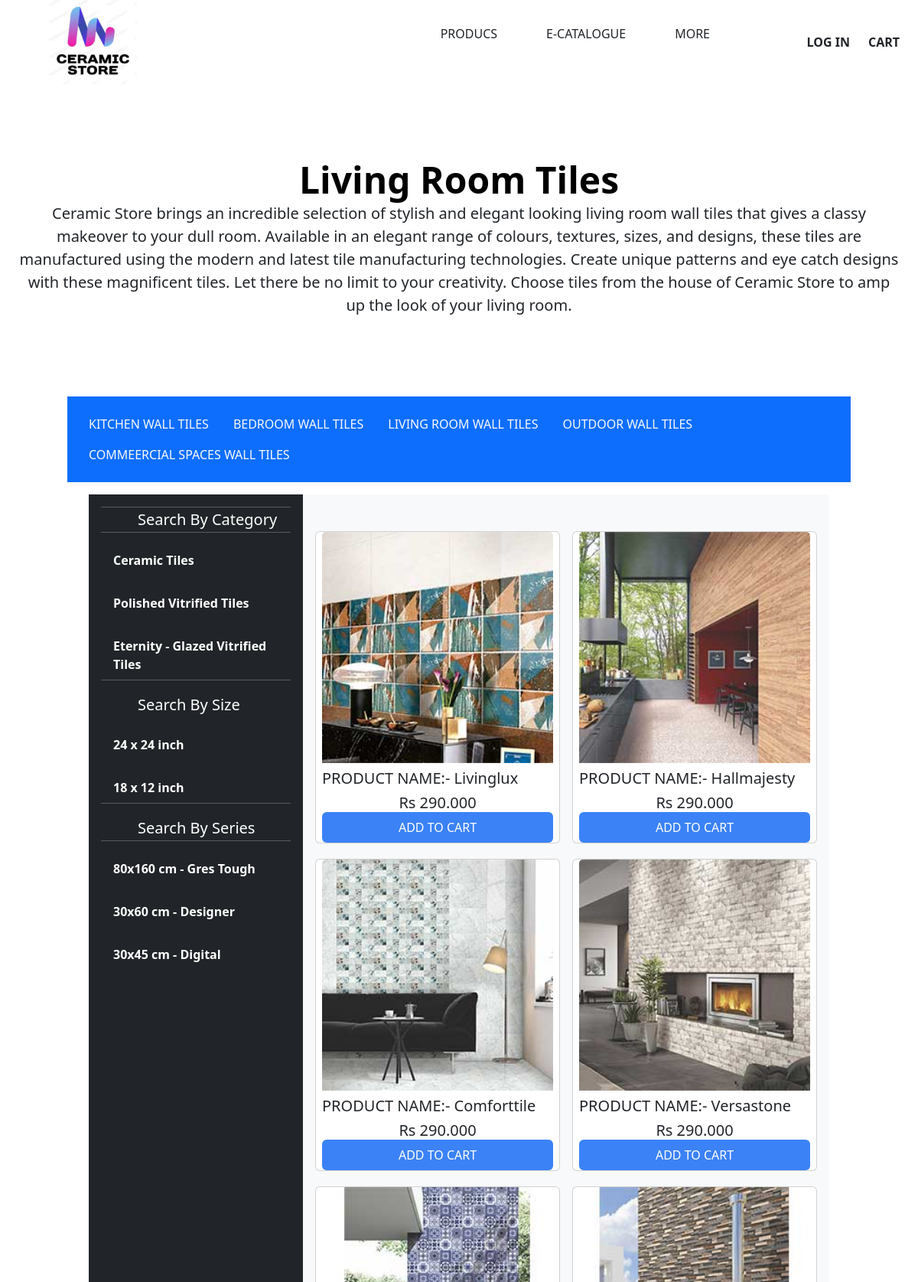
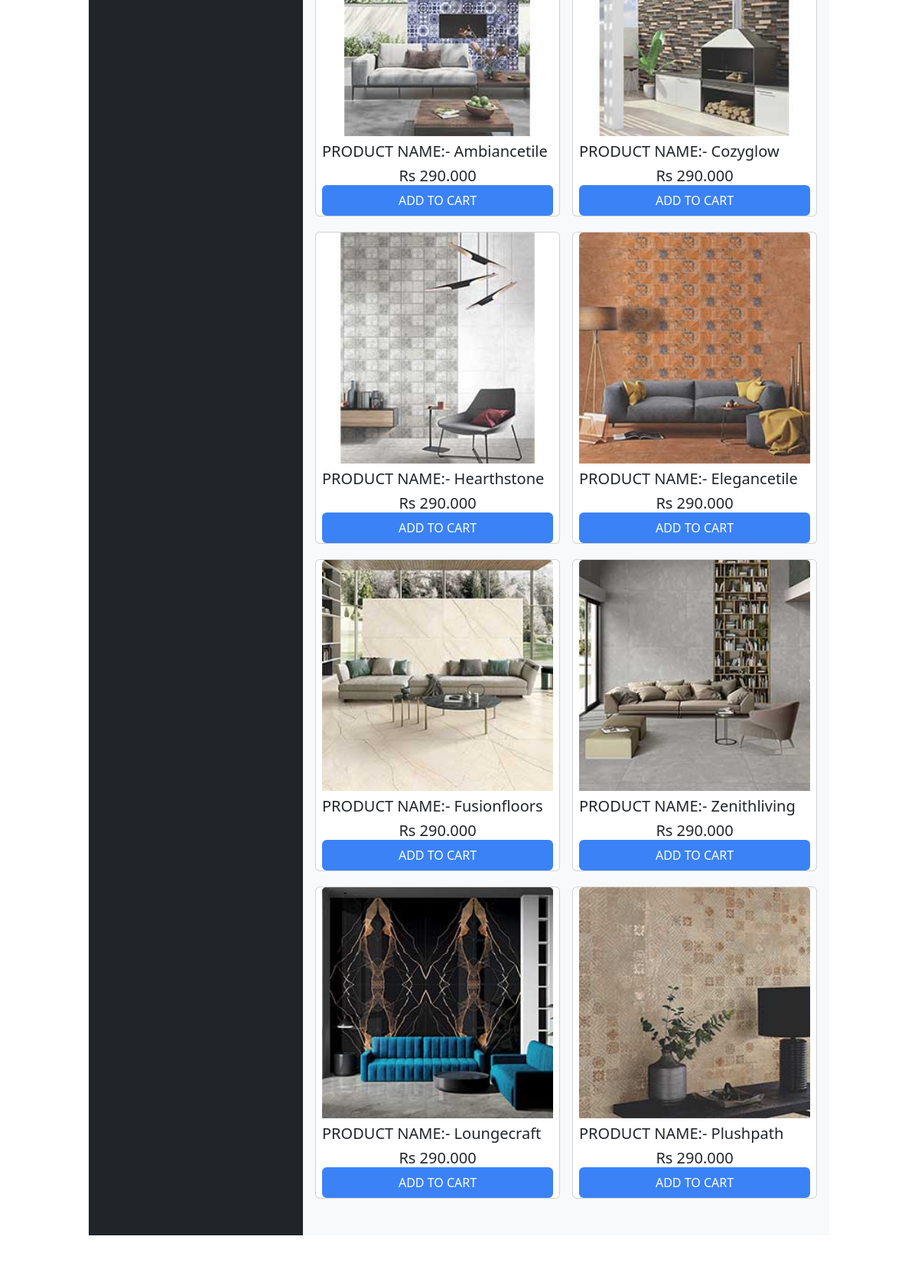
Screenshot of /filter/?categoryId=3 (upper part) with the database file from the repository (2 pictures, top to bottom).
### home/models.py (models this page shows, shortened)
class Product(models.Model):
    catagory = models.ForeignKey(Catagory,on_delete=models.CASCADE,max_length=100)
    name=models.CharField(max_length=100)
    detaile=models.TextField(max_length=1000)
    image = models.ImageField(upload_to="kitchen",null=True)
    size = models.CharField(max_length=10)
    price = models.DecimalField(max_digits=10,decimal_places=3)

### home/views.py (the view)
# urls.py: path("filter/",views.filter,name="filter"),
def filter(request):
    category_id = request.GET.get('categoryId', None)
    data = Product.objects.filter(catagory_id=category_id)
    info = {"about":tiles_detaile[category_id],"name":types[category_id]}
    return render(request,"./MPR/product1.html",{"tiles":data,"info":info})

### home/templates/MPR/product1.html (shortened to what this page needs)
{% extends "base.html" %}
{% load static %}
{% block link %} <link
  href="https://cdn.jsdelivr.net/npm/bootstrap@5.3.2/dist/css/bootstrap.min.css"
  rel="stylesheet"
/>
  <link rel="stylesheet" href="https://cdnjs.cloudflare.com/ajax/libs/font-awesome/5.15.3/css/all.min.css">
{% endblock link %}
{% block tailwind_link %}
    <link href="https://cdn.jsdelivr.net/npm/bootstrap@5.3.1/dist/css/bootstrap.min.css" rel="stylesheet"
>
    <script src="https://cdn.tailwindcss.com"></script>
{% endblock tailwind_link %}
{% block contant %}
  <div class="flex justify-between">
    <div class="flex w-1/5 justify-center items-center max-lg:w-1/2 ">
        <a href="home:home">
          <img class="flex justify-center shrink-0 h-[110px] " src="{% static "image/img27.jpg" %}">
        </a>
    </div>
    <div class="flex w-3/5 justify-end font-medium max-lg:hidden ">
        <a href="#" class=" p-3 m-3 hover:underline">PRODUCS</a>
        <a href="#" class=" p-3 m-3 hover:underline">E-CATALOGUE </a>
        <a href="#" class=" p-3 m-3 hover:underline">MORE</a>
    </div>
    <div class="flex justify-end items-center w-1/5 max-lg:w-1/2 ">
        <div>
          {% if request.user.is_authenticated %}
          <a class="font-bold hover:underline" href="{% url 'home:logout' %}">
              LOG OUT
          </a>
          {% else %}
              <a class="font-bold hover:underline" href="{% url 'home:login' %}">
                  LOG IN
              </a>
          {% endif %}
        </div>
        <div>
              <a class="p-4 cursor-pointer hover:underline font-bold" href="{% url "home:cartpage" %}">
                  CART
              </a>
        </div>
    </div>
  </div>
  <section>
    <div class="px-4 py-5 my-5 text-center ">
      <h1 class="display-5 fw-bold text-body-emphasis">{{info.name|title}}</h1>
      <div class="">
        <p class="lead mb-2 font-350">
          {{info.about}}
        </p>
      </div>
    </div>
  </section>
  <div class="container bg-primary">
    <header class="d-flex justify-content-center py-3">
      <ul class="nav " id="myTab" role="tablist">
        <li class="nav-item "><a href="{% url "home:filter" %}?categoryId=1" class="nav-link text-light btn-primary:hover focus:bg-blue-700" aria-current="page">KITCHEN WALL TILES</a></li>
        <li class="nav-item "><a href="{% url "home:filter" %}?categoryId=2" class="nav-link text-light btn-primary:hover focus:bg-blue-700">BEDROOM WALL TILES</a></li>
        <li class="nav-item "><a href="{% url "home:filter" %}?categoryId=3" class="nav-link text-light btn-primary:hover focus:bg-blue-700">LIVING ROOM WALL TILES</a></li>
        <li class="nav-item "><a href="{% url "home:filter" %}?categoryId=5" class="nav-link text-light btn-primary:hover focus:bg-blue-700">OUTDOOR WALL TILES</a></li>
        <li class="nav-item "><a href="{% url "home:filter" %}?categoryId=6" class="nav-link text-light btn-primary:hover focus:bg-blue-700">COMMEERCIAL SPACES WALL TILES</a></li>
      </ul>
    </header>
  </div>
  <section class="container">
    <div class="d-flex flex-shrink-0 p-3">
      <div
        class="d-flex flex-column flex-shrink-0 p-3 text-bg-dark"
        style="width: 280px"
      >
        <hr>
          <a
            href="/"
            class="d-flex align-items-center mb-3 mb-md-0 me-md-auto text-white text-decoration-none"
          >
            <svg class="bi pe-none me-2" width="40" height="32">
              <use xlink:href="#bootstrap"></use>
            </svg>
            <span class="fs-5">Search By Category</span>
          </a>
          <hr />
          <ul class="nav nav-pills flex-column mb-auto">
            <li class="nav-item">
              <a href="#" class="nav-link text-white focus:bg-blue-600 font-bold" aria-current="page">
                <svg class="bi pe-none me-2" width="16" height="16">
                  <use xlink:href="#home"></use>
                </svg>
                Ceramic Tiles
              </a>
            </li>
            <li>
              <a href="#" class="nav-link text-white focus:bg-blue-600 font-bold">
                <svg class="bi pe-none me-2" width="16" height="16">
                  <use xlink:href="#speedometer2"></use>
                </svg>
                Polished Vitrified Tiles
              </a>
            </li>
            <li>
              <a href="#" class="nav-link text-white focus:bg-blue-600 font-bold">
                <svg class="bi pe-none me-2" width="16" height="16">
                  <use xlink:href="#table"></use>
                </svg>
                Eternity - Glazed Vitrified Tiles
              </a>
            </li>
            <hr>
            <a
            href="/"
            class="d-flex align-items-center mb-3 mt-3 mb-md-0 me-md-auto text-white text-decoration-none"
          >
            <svg class="bi pe-none me-2" width="40" height="32">
              <use xlink:href="#bootstrap"></use>
            </svg>
            <span class="fs-5">Search By Size</span>
          </a>
          <li>
            <a href="{% url "home:sidebar" %}?size=24x24" class="nav-link text-white focus:bg-blue-600 font-bold">
              <svg class="bi pe-none me-2" width="16" height="16">
                <use xlink:href="#table"></use>
              </svg>
              24 x 24 inch
            </a>
          </li>
          <li>
            <a href="{% url "home:sidebar" %}?size=18x12" class="nav-link text-white focus:bg-blue-600 font-bold">
              <svg class="bi pe-none me-2" width="16" height="16">
                <use xlink:href="#table"></use>
              </svg>
              18 x 12 inch
            </a>
          </li>
          <hr>
          <a
            href="/"
            class="d-flex align-items-center mb-3 mt-3 mb-md-0 me-md-auto text-white text-decoration-none"
          >
            <svg class="bi pe-none me-2" width="40" height="32">
              <use xlink:href="#bootstrap"></use>
            </svg>
            <span class="fs-5">Search By Series</span>
          </a>
          <hr>
          <li>
            <a href="#" class="nav-link text-white focus:bg-blue-600 font-bold">
              <svg class="bi pe-none me-2" width="16" height="16">
                <use xlink:href="#table"></use>
              </svg>
              80x160 cm - Gres Tough
            </a>
          </li>
          <li>
            <a href="#" class="nav-link text-white focus:bg-blue-600 font-bold">
              <svg class="bi pe-none me-2" width="16" height="16">
                <use xlink:href="#table"></use>
              </svg>
              30x60 cm - Designer
            </a>
          </li>
          <li>
            <a href="#" class="nav-link text-white focus:bg-blue-600 font-bold">
              <svg class="bi pe-none me-2" width="16" height="16">
                <use xlink:href="#table"></use>
              </svg>
              30x45 cm - Digital
            </a>
          </li>
      </div>
      <div class="album py-5 bg-body-tertiary">
        <div class="container">
          <div class="row row-cols-1 row-cols-sm-2 row-cols-md-3 g-3 row-gap-xl-1 column-gap-3 d-flex justify-center align-items-center">
            {% for item in tiles %}
              <div class="card" style="width: 20rem;">
                <a href="{% url "home:detaile"%}?product={{item.id}}">
                  <img src="{{item.image.url}}" class="card-img-top" alt="...">
                </a>
                <div class="flex-col">
                  <div class="flex-col">
                    <div>
                      <h6 class="font-580 pt-2 text-[20px]">PRODUCT NAME:- {{item.name|title}}</h6>
                    </div>
                    <div>
                      <h6 class="flex items-center justify-center font-550 pt-2 text-[20px]">
                         Rs {{item.price}}
                      </h6>
                    </div>
                  </div>
                  <div class="flex items-center justify-center bg-blue-500 py-2 rounded text-white hover:p-0">
                    <a href="{% url "home:add" id=item.id %}" target="blank">
                        <button>
                            ADD TO CART
                        </button>
                    </a>
                  </div>
                </div>
              </div>
            {% endfor %}
        </div>
    </div>
  </section>
  <div class="flex flex-col h-[450px]">
</div>
{% endblock contant %}

### templates/base.html (shortened to what this page needs)
<!DOCTYPE html>
<html lang="en">
    <head>
        {% block tailwind_link %}{% endblock tailwind_link %}
        {% block link %}{% endblock link %}
    </head>
    <body>
        {% block contant %}{% endblock contant %}
    </body>
</html>

### rows the page displays
Product: image (picture), name "Livinglux", price "290.000"
Product: image (picture), name "Hallmajesty", price "290.000"
Product: image (picture), name "Comforttile", price "290.000"
Product: image (picture), name "Versastone", price "290.000"
Product: image (picture), name "Ambiancetile", price "290.000"
Product: image (picture), name "Cozyglow", price "290.000"
Product: image (picture), name "Hearthstone", price "290.000"
Product: image (picture), name "Elegancetile", price "290.000"
Product: image (picture), name "Fusionfloors", price "290.000"
Product: image (picture), name "Zenithliving", price "290.000"
Product: image (picture), name "Loungecraft", price "290.000"
Product: image (picture), name "Plushpath", price "290.000"

### other values shown
{{ info.name|title }} "Living Room Tiles"
